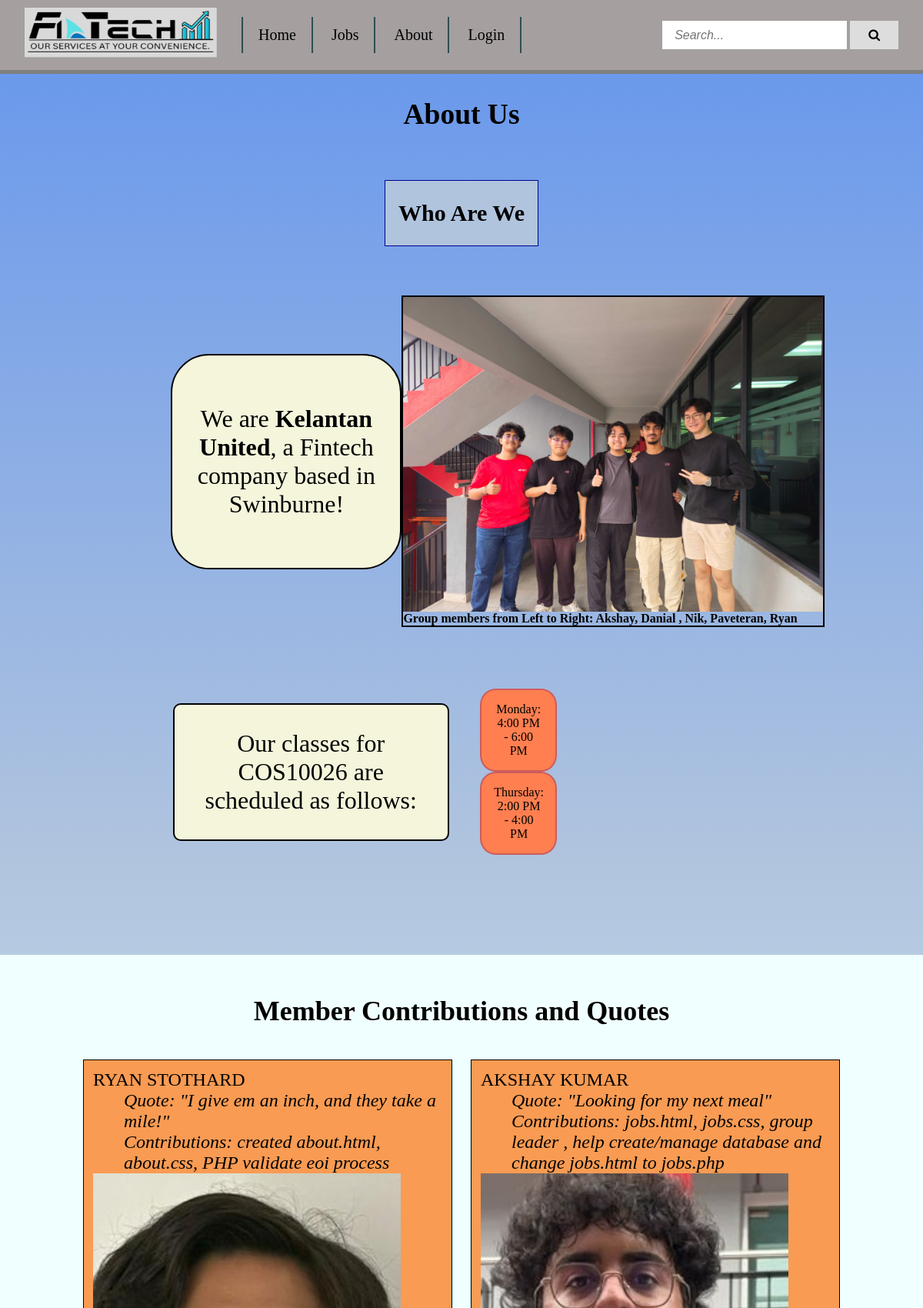
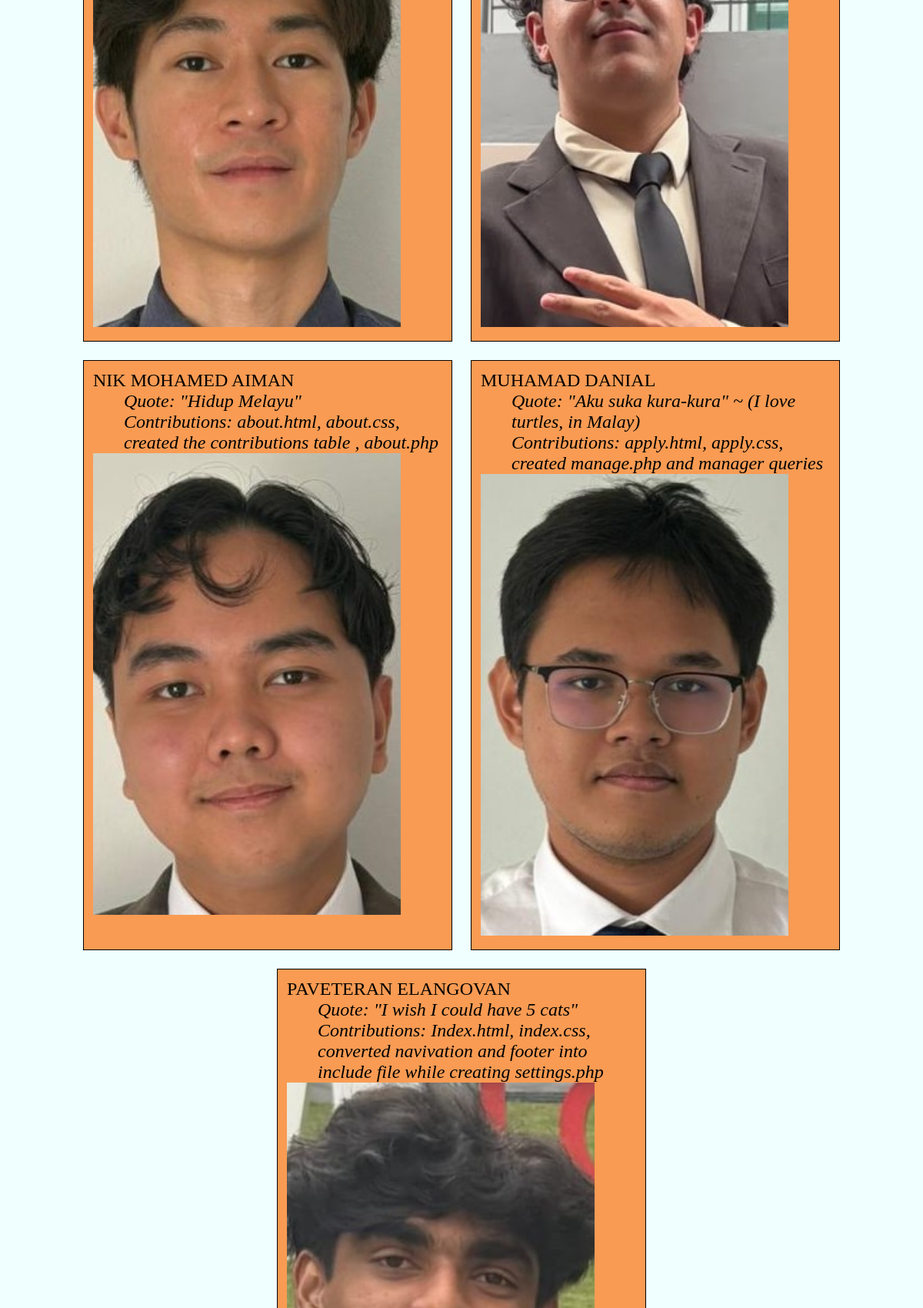
Page /about.php (upper part) on the committed database (2 pictures, top to bottom).
### tables this page shows
CREATE TABLE `about` (
  `Student_ID` int(9) NOT NULL,
  `Name` varchar(50) NOT NULL,
  `Contributions_Field` varchar(100) NOT NULL,
  `Quote` tinytext DEFAULT NULL,
  `photo_url` varchar(150) DEFAULT NULL
);

### about.php (the view, shortened to what this page needs)
<!DOCTYPE html >
<html lang="en">
    <head>
        <link rel="stylesheet" href="https://cdnjs.cloudflare.com/ajax/libs/font-awesome/4.7.0/css/font-awesome.min.css">
        <link href="Styles.css" rel="stylesheet">
    </head>
    <body class>
        <div class="wrapper_ab">
            <section class="background">
                    <?php
                    include 'header.inc';
                    ?>
                <header>
                    <div class="title_ab"><h1>About Us</h1></div>
                </header>
                <main>
                    <section class="middle_section_ab">
                        <div class="who_ab"><h2 class="fix_1">Who Are We</h2></div>
                        <div class="us_ab">
                            <div class="text1_ab">
                                <p>We are <strong>Kelantan United</strong>, a Fintech company based in Swinburne!</p>
                            </div>
                            <div class="group_photo_ab" >
                                <img src="images/picgroup.jpg" alt="Group Photo" height="auto" width="100%">
                                <figcaption><strong>Group members from Left to Right: Akshay, Danial , Nik, Paveteran, Ryan</strong></figcaption>
                            </div>
                        </div>
                        <div class="text2_ab">
                            <p>Our classes for COS10026 are scheduled as follows:</p>
                            <ul>
                                <li>Monday: 4:00 PM - 6:00 PM</li>
                                <li>Thursday: 2:00 PM - 4:00 PM</li>
                            </ul>
                        </div>
                        <br>
                    </section>
                    <section class="sub_section_block_ab">
                        <div class="sub_topic_ab"><h2>Member Contributions and Quotes</h2></div>
                        <div class="people_ab">
                        <?php
                            require_once('settings.php');
                            $conn = @mysqli_connect($host, $user, $pwd, $dbname);
                            $sql = "SELECT Student_ID, Name, Contributions_Field, Quote, photo_url
                                    FROM about
                                    ORDER BY Student_ID";
                            $result = mysqli_query($conn, $sql);
                            if ($result) {
                                while ($row = mysqli_fetch_assoc($result)) {
                                    echo "<dl class='member_ab'>";
                                    echo "<div class='member_name_ab'><dt>" . htmlspecialchars($row['Name']) . "</dt></div>";
                                    echo "<div class='member_text_ab'>";
                                    echo "<dd><i>Quote: " . htmlspecialchars($row['Quote']) . "</i></dd>";
                                    echo "<dd><i>Contributions: " . htmlspecialchars($row['Contributions_Field']) . "</i></dd>";
                                    echo "</div>";
                                    if (!empty($row['photo_url'])) {
                                        echo "<div class='member_photo_ab'>";
                                        echo "<img src='" . htmlspecialchars($row['photo_url']) . "' alt='" . "' style='width:400px; height:600px; object-fit:cover;'>";
                                        echo "</div>";
                                    }
                                    echo "</dl>";
                                }
                            }
                        ?>
                        </div>
                    </section>
                </main>
            </section>
        </div>
    </body>
</html>

### header.inc
<header class="top_area">
    <a href="#" class="logo">
        <img src="images/FINTECH_LOGO.jpeg" alt="Fintech Logo" height="65rem" width="250rem">
    </a>
    <?php include 'navigation.inc'; ?>
    <div class="searchbar">
        <form action="search.php" method="get">
            <input type="text" name="q" placeholder="Search...">
            <button type="submit"><i class="fa fa-search"></i></button>
        </form>
    </div>
</header>

### navigation.inc
<nav class="navigation">
    <a href="index.php">Home</a>
    <a href="jobs.php">Jobs</a>
    <a href="about.php">About</a>
    <a href="login.php">Login</a>
</nav>

### Styles.css (style rules this page uses)
* { font-family: Georgia, serif; }
*, *::before, *::after { box-sizing: border-box; }
body { margin: 0; font-family: Georgia, serif; }
.top_area { display: flex; align-items: center; gap: 2rem; justify-content: space-between; padding: 0 2rem; min-height: 6rem; background-color: rgb(165, 159, 159); border-bottom: 5px solid grey; width: 100%; }
.logo { font-size: 1.75rem; font-weight: bold; }
.navigation a { display: inline-block; font-size: 1.25rem; text-decoration: none; color: #000; padding: 0.75rem 1.25rem; border-right: 2px solid darkslategray; transition: background-color 0.2s ease; }
.navigation a:first-child { border-left: 2px solid darkslategray; }
.searchbar { display: flex; align-items: center; margin-left: auto; }
.searchbar input[type="text"] { padding: 0.6rem 1rem; font-size: 1rem; border: none; font-style: italic; outline: none; }
.searchbar button { padding: 0.6rem 1.5rem; background-color: #ddd; font-size: 1rem; border: none; cursor: pointer; transition: background-color 0.2s ease; }
body { background-color:lightcyan; background-image: linear-gradient( cornflowerblue,lightsteelblue,lightcyan, lightsteelblue,cornflowerblue); }
.searchbar input[type="text"] { all: revert; }
.top_area { display: flex; align-items: center; gap: 2rem; justify-content: space-between; padding: 0 2rem; min-height: 6rem; display: flex; align-items: center; gap: 2rem; justify-content: space-between; padding: 0 2rem; min-height: 6rem; background-color: rgb(165, 159, 159); border-bottom: 5px solid grey; width: 100%; min-width: max-content; box-sizing: border-box; }
input[type="text"], input[type="email"], select, textarea { width: 90%; padding: 6px; font-size: 1rem; border: 1px solid #ccc; border-radius: 6px; background-color: #fff; outline: none; transition: border-color 0.2s ease, box-shadow 0.2s ease; }
input[type="text"], input[type="email"], input[type="radio"], select { margin: 10px }
.title_ab { font-size: 25px; text-align: center; }
.who_ab { position:relative; border: 1px solid darkblue; background-color:lightsteelblue; width:90%; max-width: 200px; text-align:center; margin: 0px auto; font-size:1.25em; white-space:nowrap; color:rgb(2, 15, 98); }
.who_ab h2::after { position:absolute; content:"?"; font-size:75px; transform:scale(0); transition:ease-out; transition-duration: 150ms; bottom:10px }
.text1_ab { display:flex; font-size:2em; flex-direction: row; text-align: center; align-items: center; border: 2px solid ; width:90%; max-width:300px; min-width:250px; margin:auto; margin-left:10%; background-color:beige; border-radius:50px; padding:1em; }
.us_ab { display:flex; margin:2em; padding:2em; }
.group_photo_ab { border: 2px double black; bottom:16em; left:65em; min-width: 20em; max-width: 40em; max-height: 50em; }
.group_photo_ab img { width:100%; max-width:100%; height:auto; display:block; }
.text2_ab { position:relative; display:flex; width:90%; max-width: 500px; margin:2em; align-items:center; text-align:center; left:12%; }
.text2_ab p { padding:1em; font-size:2em; border:2px solid ; background-color:beige; border-radius:10px; min-height:5em; max-height:100em; align-items:center; text-align:center; }
.text2_ab li { display:flex; margin:auto; padding:1em; border: 2px solid indianred; background-color:coral; border-radius:20%; min-height:5em ; max-height:10em; min-width:100px; max-width:90%; text-align:center; align-items:center; }
.middle_section_ab { margin:2em; padding:2em; }
.sub_section_block_ab { border:2px double azure; width:100%; background-color:azure; height:auto; padding: 20px 0; }
.sub_topic_ab { text-align: center; font-size:1.5em; }
.people_ab { display:flex; flex-wrap:wrap; justify-content: center; }
.sub_section_block_ab dl { border:1px solid; font-size:1.5em; min-width:20em; max-width:25%; min-height:600px; background-color:rgb(249, 155, 83); margin:0.5em; padding:0.5em; position:relative; overflow:hidden; display:block; }
.fix_1 { border:none; background-color:transparent; color: black; }
* { font-family: georgia, serif; color: black; }

### rows in the picture
about: Name "RYAN STOTHARD", Quote "\"I give em an inch, and they take a mile!\"", Contributions_Field "created about.html, about.css, PHP validate eoi process", photo_url (picture)
about: Name "AKSHAY KUMAR", Quote "\"Looking for my next meal\"", Contributions_Field "jobs.html, jobs.css, group leader , help create/manage database and change jobs.html to jobs.php", photo_url (picture)
about: Name "NIK MOHAMED AIMAN", Quote "\"Hidup Melayu\"", Contributions_Field "about.html, about.css, created the contributions table , about.php", photo_url (picture)
about: Name "MUHAMAD DANIAL", Quote "\"Aku suka kura-kura\" ~ (I love turtles, in Malay)", Contributions_Field "apply.html, apply.css, created manage.php and manager queries", photo_url (picture)
about: Name "PAVETERAN ELANGOVAN", Quote "\"I wish I could have 5 cats\"", Contributions_Field "Index.html, index.css, converted navivation and footer into include file while creating settings.php", photo_url (picture)
